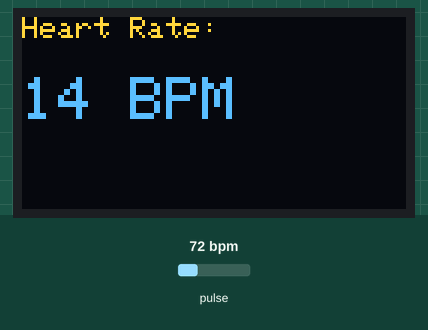
Simulated run of this sketch. Board: Arduino Uno, built with avr-gcc and run on an emulated ATmega328P. Shown: 128×64 one-colour display. The inputs (shaded band) are chosen by the test bench; at power-on: pulse 72 bpm. The OLED is the two-colour kind (top 16 rows yellow); what the sketch prints to the serial monitor is not drawn.

Above: at 1.4 s.
1.5 s: pulse set to 42 bpm
At 3.1 s:
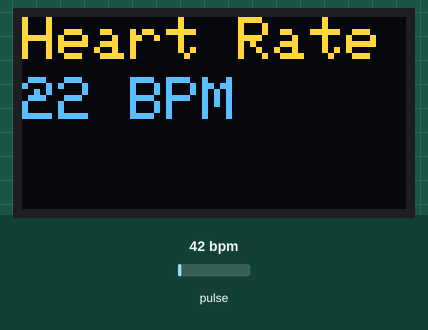
4.5 s: pulse set to 100 bpm
At 6.5 s:
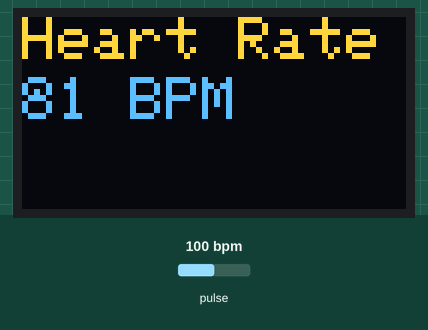
6.6 s: pulse set to 70 bpm
At 11.9 s:
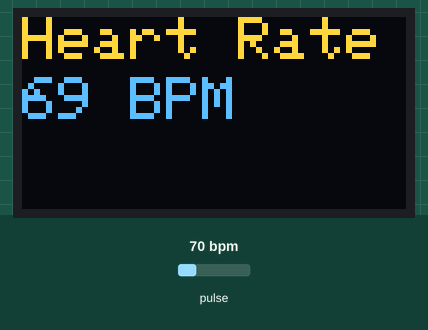
Timing chart, 0 to 13.4 s (numbered marks = the images above; inputs shaded):
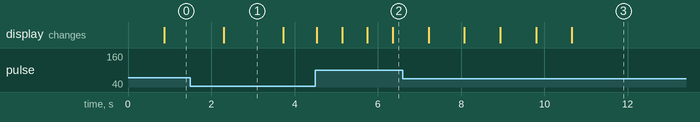

The sketch:

heart_monitor2.ino
```cpp
#include <Wire.h>
#include <Adafruit_GFX.h>
#include <Adafruit_SSD1306.h>
#include <MAX30105.h>
#include "heartRate.h"

#define SCREEN_WIDTH 128
#define SCREEN_HEIGHT 64
Adafruit_SSD1306 display(SCREEN_WIDTH, SCREEN_HEIGHT, &Wire, -1);

MAX30105 particleSensor;

#define SMOOTHING_WINDOW 5  // Number of samples for moving average
int bpmBuffer[SMOOTHING_WINDOW];
int bufferIndex = 0;
int beatAvg = 0;

void setup() {
  Serial.begin(115200);
  Wire.begin();

  if (!display.begin(SSD1306_SWITCHCAPVCC, 0x3C)) {
    Serial.println(F("SSD1306 allocation failed"));
    while (1);
  }

  display.clearDisplay();
  display.setTextSize(1);
  display.setTextColor(SSD1306_WHITE);
  display.setCursor(0, 0);
  display.println("Initializing...");
  display.display();

  if (!particleSensor.begin(Wire, I2C_SPEED_STANDARD)) {
    Serial.println("MAX30102 not found. Please check connections.");
    display.clearDisplay();
    display.setCursor(0, 0);
    display.println("MAX30102 not found!");
    display.display();
    while (1);
  }

  particleSensor.setup();
  particleSensor.setPulseAmplitudeRed(0x0A); // Red LED low
  particleSensor.setPulseAmplitudeGreen(0);  // Green LED off

  // Initialize buffer
  for (int i = 0; i < SMOOTHING_WINDOW; i++) bpmBuffer[i] = 0;
}

void loop() {
  long irValue = particleSensor.getIR();

  if (irValue < 50000) {
    display.clearDisplay();
    display.setCursor(0, 0);
    display.println("No finger detected");
    display.display();
    delay(500);
    return;
  }

  if (checkForBeat(irValue)) {
    static uint32_t lastBeat = 0;
    uint32_t now = millis();
    uint32_t delta = now - lastBeat;
    lastBeat = now;

    float bpm = 60.0 / (delta / 1000.0);
    if (bpm > 20 && bpm < 255) {
      // Add to buffer
      bpmBuffer[bufferIndex] = (int)bpm;
      bufferIndex = (bufferIndex + 1) % SMOOTHING_WINDOW;

      // Compute moving average
      int sum = 0;
      for (int i = 0; i < SMOOTHING_WINDOW; i++) {
        sum += bpmBuffer[i];
      }
      beatAvg = sum / SMOOTHING_WINDOW;

      // Display
      display.clearDisplay();
      display.setCursor(0, 0);
      display.println("Heart Rate:");
      display.setTextSize(2);
      display.setCursor(0, 20);
      display.print(beatAvg);
      display.println(" BPM");
      display.display();

      Serial.print("Smoothed BPM: ");
      Serial.println(beatAvg);
    }
  }
}
```

Measured:
- what the display in image 1 shows lasts 1.4 s, from 2.3 s to 3.7 s
